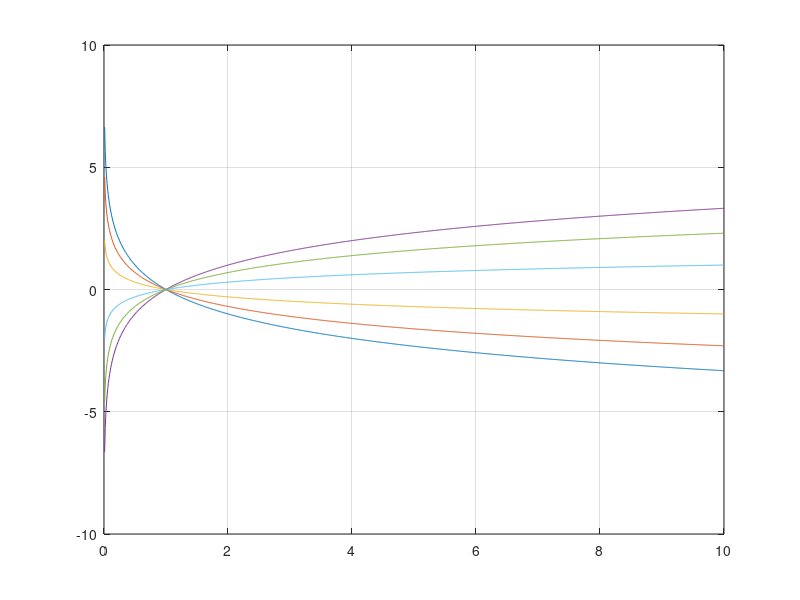

The MATLAB source for this figure: (Note: this script raises an error after producing the figure.)
clear;
close;
figure;
hold on;

x = (0:0.01:10)';
y = [log2(x),log(x),log10(x)];
y = [-y, y];

plot(x,y);

box on;
grid on;
ax = gca();
ax.XTick = 0:1:10;
ax.YTick = -10:1:10;
axis square equal;
axis([0,10,-3,3]);

a = [5,5,5,5,5,5];
b = [-log2(5),-log(5),-log10(5),log2(5),log(5),log10(5)];
c = {'$\log_\frac{1}{2} x$','$\log_\frac{1}{e} x$','$\log_\frac{1}{10} x$','$\log_2 x$','$\log_e x$','$\log_10 x$'};
text(a,b,c,'Interpreter','latex');
text(8,0,'$y = \log_L x$','Interpreter','latex');
